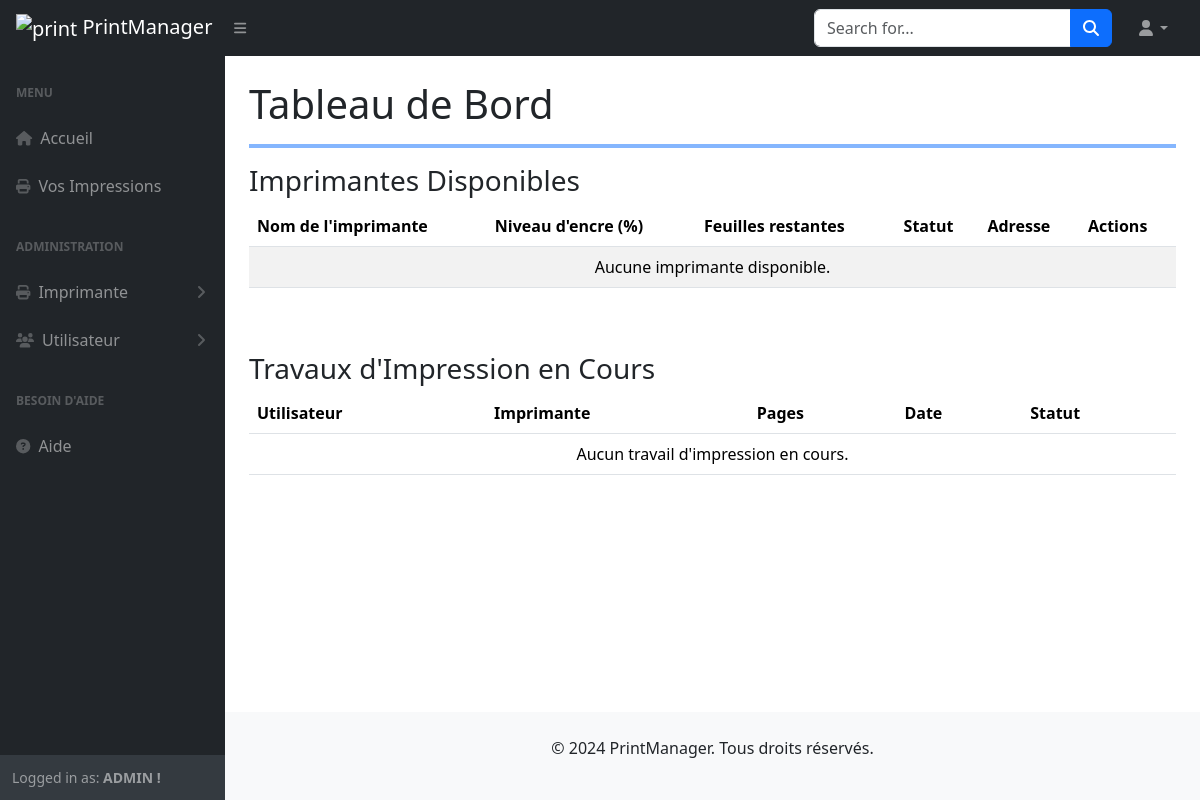
The app's page /dashboard/ (signed in), older data.
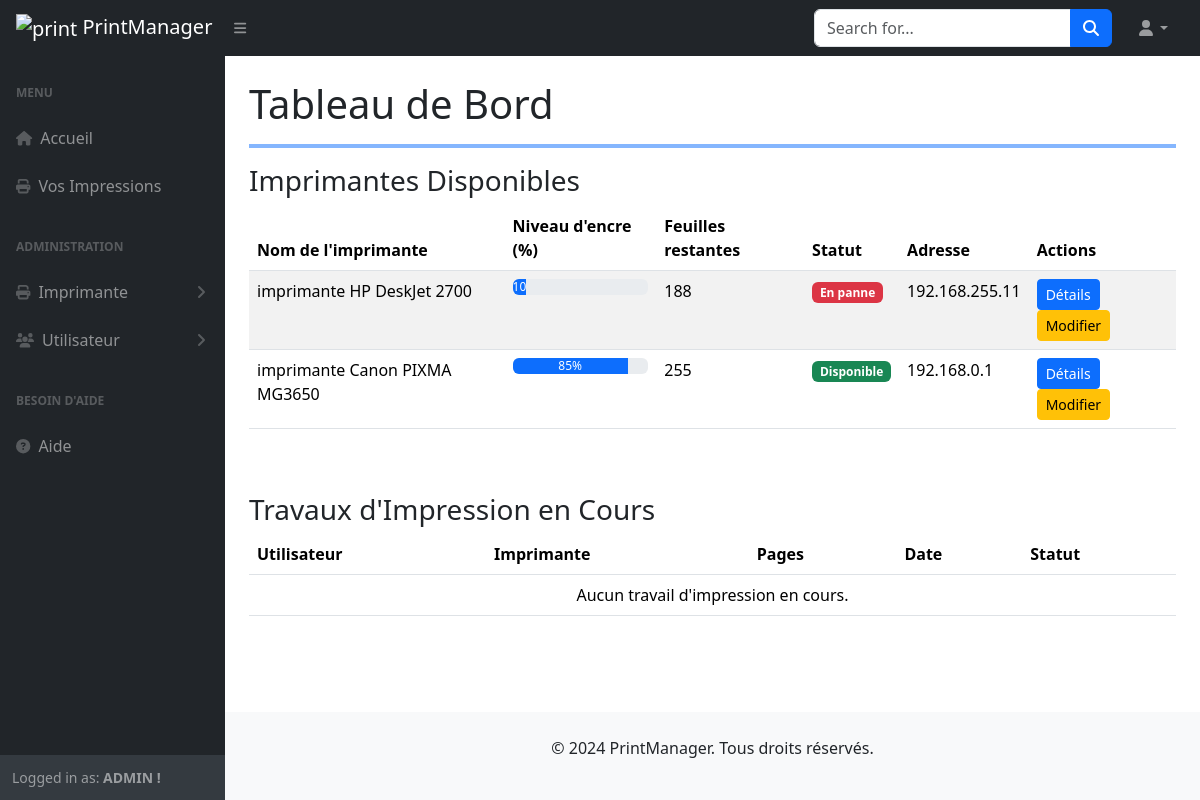
The same page, newer data.
### printers/models.py (models this page shows, shortened)
class Printer(models.Model):
    STATUS_CHOICES = [
        ('DISPONIBLE', 'Disponible'),
        ('PANNE', 'En panne'),
    ]
    name = models.CharField(max_length=100, verbose_name="Nom de l'imprimante")
    admin_user = models.ForeignKey(CustomUser, on_delete=models.CASCADE, related_name="managed_printers")  # Utilisateur qui gère l'imprimante
    ink_level = models.IntegerField(verbose_name="Niveau d'encre (%)")
    paper_remaining = models.IntegerField(verbose_name="Feuilles restantes")
    address = models.CharField(max_length=255, blank=True, null=True, verbose_name="Adresse de l'imprimante")
    status = models.CharField(max_length=20, choices=STATUS_CHOICES, default='DISPONIBLE', verbose_name="Statut")
    slug = models.SlugField(max_length=200, unique=True, blank=True)
    last_updated = models.DateTimeField(auto_now=True, verbose_name="Modifié le")
    created_on = models.DateTimeField(auto_now_add=True, verbose_name="Date de création")  # Auto-enregistrer la date lors de la création
    class Meta:
        ordering = ['-created_on']
        verbose_name = "Imprimante"

### printers/views.py (the view)
# urls.py: path('dashboard/', dashboard, name='dashboard'),
@login_required
def dashboard(request):
    printers = Printer.objects.all()
    print_jobs = PrintJob.objects.all()
    return render(request, 'printers/dashboard.html', {
        'printers': printers,
        'print_jobs': print_jobs
    })

### printers/templates/printers/dashboard.html (shortened to what the changed rows need)
{% extends 'base.html' %}
{% load static %}
    {% block content %}
    <div id="layoutSidenav">
        <div id="layoutSidenav_content">
            <main>
                <div class="container-fluid px-4">
                    <h1 class="mt-4">Tableau de Bord</h1>
                    <div class="row">
                        <div class="col-md-12">
                            <table class="table table-striped">
                                <thead>
                                    <tr>
                                        <th>Nom de l'imprimante</th>
                                        <th>Niveau d'encre (%)</th>
                                        <th>Feuilles restantes</th>
                                        <th>Statut</th>
                                        <th>Adresse</th>
                                        <th>Actions</th>
                                    </tr>
                                </thead>
                                <tbody>
                                    {% for printer in printers %}
                                    <tr>
                                        <td>{{ printer.name }}</td>
                                        <td>
                                            <div class="progress">
                                                <div class="progress-bar" role="progressbar" style="width: {{ printer.ink_level }}%" aria-valuenow="{{ printer.ink_level }}" aria-valuemin="0" aria-valuemax="100">{{ printer.ink_level }}%</div>
                                            </div>
                                        </td>
                                        <td>{{ printer.paper_remaining }}</td>
                                        <td>
                                            {% if printer.status == 'DISPONIBLE' %}
                                                <span class="badge bg-success">
                                                    {{ printer.get_status_display }}
                                                </span>
                                            {% else %}
                                                <span class="badge bg-danger">
                                                    {{ printer.get_status_display }}
                                                </span>
                                            {% endif %}
                                        </td>
                                        <td>{{ printer.address }}</td>
                                        <td>
                                            <a href="#" class="btn btn-primary btn-sm">Détails</a>
                                            <a href="{% url 'edit_printer' printer.slug %}" class="btn btn-warning btn-sm">Modifier</a>
                                        </td>
                                    </tr>
                                    {% empty %}
                                    <tr>
                                        <td colspan="6" class="text-center">Aucune imprimante disponible.</td>
                                    </tr>
                                    {% endfor %}
                                </tbody>
                            </table>
                        </div>
                    </div>
                        <div class="row mt-5">
                            <div class="col-md-12">
                                <table class="table table-hover">
                                    <thead>
                                        <tr>
                                            <th>Utilisateur</th>
                                            <th>Imprimante</th>
                                            <th>Pages</th>
                                            <th>Date</th>
                                            <th>Statut</th>
                                        </tr>
                                    </thead>
                                </table>
                            </div>
                        </div>
                </div>
            </main>
        </div>
    </div>
    {% endblock %}

Row changes from the older to the newer data that the page shows:
added Printer: name "imprimante HP DeskJet 2700", ink_level "10", paper_remaining "188", status "En panne", address "192.168.255.11"
added Printer: name "imprimante Canon PIXMA MG3650", ink_level "85", paper_remaining "255", status "Disponible", address "192.168.0.1"
Text that changed along with them:
text no longer shown: "Aucune imprimante disponible."
